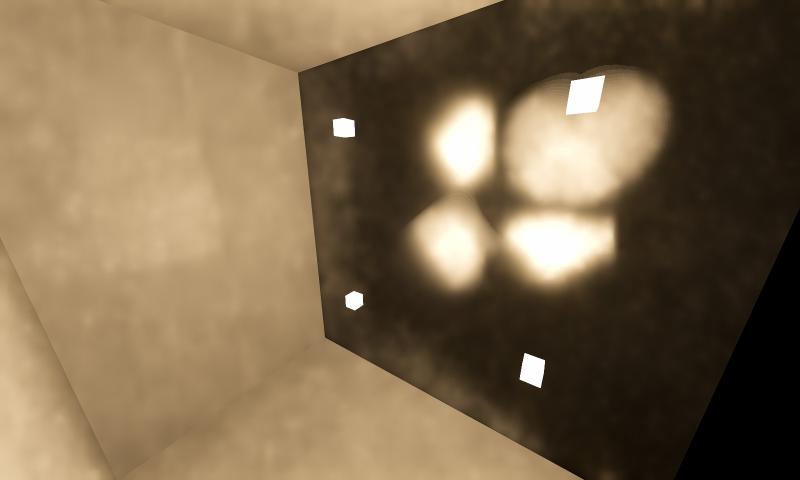
#> input picture diff-highlights/track_evals_base/reference_1.jpeg, 1600 x 960 px (shown at 1/2 size); its folder holds 3 pictures in this run; the run also reads 1 picture not shown here
$ python eval.py
#> lines starting #> are read from the running program, lines starting #| are printed output that depends on the picture; pictures that were not available may be replaced by others from this repository, and a replacement may not be noted
import os
import cv2
import numpy as np
from tqdm import tqdm

import matplotlib.pyplot as plt

def calculate_mse(image1, image2):
    # convert to fp32 to avoid overflow
    image1 = image1.astype(np.float32) / 255.0
    image2 = image2.astype(np.float32) / 255.0
    mse = np.mean((image1 - image2) ** 2)
    return mse

def calculate_mape(image1, image2):
    # convert to fp32 to avoid overflow
    image1 = image1.astype(np.float32) / 255.0
    image2 = image2.astype(np.float32) / 255.0
    divisor = np.maximum(image1, image2)
    divisor = np.maximum(divisor, 0.001)
    mape = np.mean(np.abs(image1 - image2) / divisor)
    return mape

def plot_mse_curves(baseline, ours, references):
    mse_values_baseline = []
    mse_values_ours = []
    for jpeg_image, reference_image in tqdm(zip(baseline, references)):
        mse = calculate_mse(jpeg_image, reference_image)
        mse_values_baseline.append(mse)
    for jpeg_image, reference_image in tqdm(zip(ours, references)):
        mse = calculate_mse(jpeg_image, reference_image)
        mse_values_ours.append(mse)
    plt.close()
    plt.plot(mse_values_baseline, label='Baseline')
    plt.plot(mse_values_ours, label='Ours')
    plt.xlabel('Frame number')
    plt.ylabel('MSE')
    plt.legend()
    # export to opencv
    fig = plt.gcf()
    fig.canvas.draw()
    image_from_plot = np.frombuffer(fig.canvas.buffer_rgba(), dtype='uint8')
    image_from_plot = image_from_plot.reshape(fig.canvas.get_width_height()[::-1] + (4,))
    # drop alpha channel
    image_from_plot = image_from_plot[:, :, :3]

    # 将 RGB 图像转换为 BGR 格式
    cv_img = cv2.cvtColor(image_from_plot, cv2.COLOR_RGB2BGR)
    return cv_img

def plot_mape_curves(baseline, ours, references):
    mape_values_baseline = []
    mape_values_ours = []
    for jpeg_image, reference_image in tqdm(zip(baseline, references)):
        mape = calculate_mape(jpeg_image, reference_image)
        mape_values_baseline.append(mape)
    for jpeg_image, reference_image in tqdm(zip(ours, references)):
        mape = calculate_mape(jpeg_image, reference_image)
        mape_values_ours.append(mape)
    plt.close()
    plt.plot(mape_values_baseline, label='Baseline')
    plt.plot(mape_values_ours, label='Ours')
    plt.xlabel('Frame number')
    plt.ylabel('MAPE')
    plt.legend()
    # export to opencv
    fig = plt.gcf()
    fig.canvas.draw()
    image_from_plot = np.frombuffer(fig.canvas.buffer_rgba(), dtype='uint8')
    image_from_plot = image_from_plot.reshape(fig.canvas.get_width_height()[::-1] + (4,))
    # drop alpha channel
    image_from_plot = image_from_plot[:, :, :3]

    # 将 RGB 图像转换为 BGR 格式
    cv_img = cv2.cvtColor(image_from_plot, cv2.COLOR_RGB2BGR)
    return cv_img


track_name = "diff-highlights"

# Path to the directories containing the JPEG files and references
track_evals_base_dir = track_name + '/track_evals_base'
track_evals_sg_dir = track_name + '/track_evals_sg'
track_refs_dir = track_name + '/track_refs'
# Get the list of JPEG files and references
baseline_images = [os.path.join(track_evals_base_dir, file) for file in os.listdir(track_evals_base_dir) if file.endswith('.jpeg')]
ours_images = [os.path.join(track_evals_sg_dir, file) for file in os.listdir(track_evals_sg_dir) if file.endswith('.jpeg')]
references = [os.path.join(track_refs_dir, file) for file in os.listdir(track_refs_dir) if file.endswith('.jpeg')]

# Sort the lists according to their suffix numbers
baseline_images.sort(key=lambda x: int(x.split('_')[-1].split('.')[0]))
ours_images.sort(key=lambda x: int(x.split('_')[-1].split('.')[0]))
references.sort(key=lambda x: int(x.split('_')[-1].split('.')[0]))

# Load images to memory in parallel and use tqdm to display a progress bar
baseline_images = [cv2.imread(file) for file in tqdm(baseline_images)]
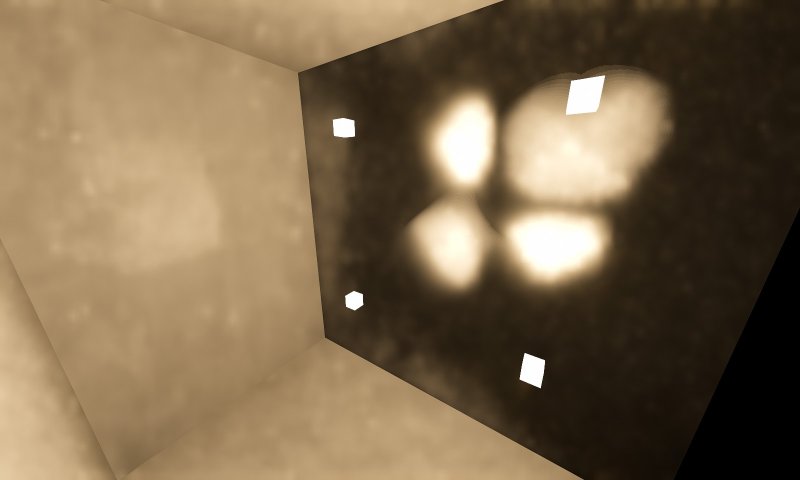
#> input picture diff-highlights/track_evals_base/reference_103.jpeg, 1600 x 960 px (shown at 1/2 size)
#> baseline_images = 3 items
ours_images = [cv2.imread(file) for file in tqdm(ours_images)]
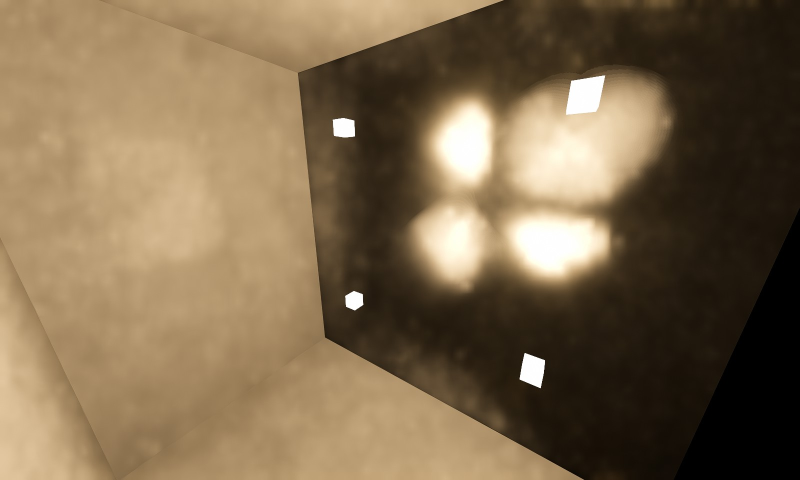
#> input picture diff-highlights/track_evals_sg/reference_10.jpeg, 1600 x 960 px (shown at 1/2 size)
#> ours_images = 1 item
references  = [cv2.imread(file) for file in tqdm(references)]
#> references = 1 item

# Plot the MSE curves
mse_plot_img = plot_mse_curves(baseline_images, ours_images, references)
#> the loop in plot_mse_curves, `for jpeg_image, reference_image in tqdm(zip(baseline, references)):` made 1 pass
#> mse on pass 1: 0
#> after the loop in plot_mse_curves, `for jpeg_image, reference_image in tqdm(zip(baseline, references)):`: mse_values_baseline = [0]
#> the loop in plot_mse_curves, `for jpeg_image, reference_image in tqdm(zip(ours, references)):` made 1 pass
#> mse on pass 1: 0.000913
#> after the loop in plot_mse_curves, `for jpeg_image, reference_image in tqdm(zip(ours, references)):`: mse_values_ours = [0.000913]
# Plot the MAPE curves
mape_plot_img = plot_mape_curves(baseline_images, ours_images, references)
#> the loop in plot_mape_curves, `for jpeg_image, reference_image in tqdm(zip(baseline, references)):` made 1 pass
#> after the loop in plot_mape_curves, `for jpeg_image, reference_image in tqdm(zip(baseline, references)):`: mape_values_baseline = [0]
#> the loop in plot_mape_curves, `for jpeg_image, reference_image in tqdm(zip(ours, references)):` made 1 pass
#> mape on pass 1: 0.0664
#> after the loop in plot_mape_curves, `for jpeg_image, reference_image in tqdm(zip(ours, references)):`: mape_values_ours = [0.0664]

# Compose an animation of the reference, baseline, and our results
fourcc = cv2.VideoWriter_fourcc(*'XVID')
video_size = (1920, 1080)
out = cv2.VideoWriter(track_name + '.avi', fourcc, 10.0, video_size)

# Write the MSE plot image to the video (first 30 frames)
# Resize to video size
scale = min(video_size[0] / mse_plot_img.shape[1], video_size[1] / mse_plot_img.shape[0])
#> scale = 2.25
mse_plot_img_resized = cv2.resize(mse_plot_img, (0, 0), fx=scale, fy=scale)
# Pad the image to the video size
pad_sizes = (video_size[1] - mse_plot_img_resized.shape[0], video_size[0] - mse_plot_img_resized.shape[1])
#> pad_sizes = (0, 480)
mse_plot_img_resized = np.pad(mse_plot_img_resized, ((pad_sizes[0]//2, pad_sizes[0] - pad_sizes[0]//2), (pad_sizes[1]//2, pad_sizes[1] - pad_sizes[1]//2), (0, 0)), mode='constant')
#> mse_plot_img_resized: shape (1080, 1920, 3)
for i in range(30):
    out.write(mse_plot_img_resized)

# Write the MAPE plot image to the video (first 30 frames)
# Resize to video size
scale = min(video_size[0] / mape_plot_img.shape[1], video_size[1] / mape_plot_img.shape[0])
mape_plot_img_resized = cv2.resize(mape_plot_img, (0, 0), fx=scale, fy=scale)
# Pad the image to the video size
pad_sizes = (video_size[1] - mape_plot_img_resized.shape[0], video_size[0] - mape_plot_img_resized.shape[1])
mape_plot_img_resized = np.pad(mape_plot_img_resized, ((pad_sizes[0]//2, pad_sizes[0] - pad_sizes[0]//2), (pad_sizes[1]//2, pad_sizes[1] - pad_sizes[1]//2), (0, 0)), mode='constant')
#> mape_plot_img_resized: shape (1080, 1920, 3)
for i in range(30):
    out.write(mape_plot_img_resized)

# make a progress bar
for baseline, ours, reference in tqdm(zip(baseline_images, ours_images, references)):
    height = baseline.shape[0]
    width  = baseline.shape[1]
    # Crop the center of the images to let them fit in a 1920x1080 frame in a 3x1 layout
    # 640 = 1920 / 3, take the center 640xheight region
    baseline = baseline[:, width // 2 - 320: width // 2 + 320, :]
    ours = ours[:, width // 2 - 320: width // 2 + 320, :]
    reference = reference[:, width // 2 - 320: width // 2 + 320, :]
    # Pad the images to a height of video size
    if height < video_size[1]:
        baseline = np.pad(baseline, ((0, video_size[1] - height), (0, 0), (0, 0)), mode='constant')
        ours = np.pad(ours, ((0, video_size[1] - height), (0, 0), (0, 0)), mode='constant')
        reference = np.pad(reference, ((0, video_size[1] - height), (0, 0), (0, 0)), mode='constant')
    else:
        baseline = baseline[:video_size[1], :, :]
        ours = ours[:video_size[1], :, :]
        reference = reference[:video_size[1], :, :]
    combined = np.concatenate((reference, baseline, ours), axis=1)

    # Display the labels under each image
    font = cv2.FONT_HERSHEY_SIMPLEX
    cv2.putText(combined, 'Reference', (50, 1000), font, 2, (255, 255, 255), 2, cv2.LINE_AA)
    cv2.putText(combined, 'Baseline', (50 + 640, 1000), font, 2, (255, 255, 255), 2, cv2.LINE_AA)
    cv2.putText(combined, 'Ours', (50 + 640 * 2, 1000), font, 2, (255, 255, 255), 2, cv2.LINE_AA)

    # Compute and display MSE values
    mse_baseline = calculate_mse(baseline, reference)
    mse_ours = calculate_mse(ours, reference)
    cv2.putText(combined, 'MSE: {:.4f}'.format(mse_baseline), (50 + 640, 50), font, 2, (255, 255, 255), 2, cv2.LINE_AA)
    cv2.putText(combined, 'MSE: {:.4f}'.format(mse_ours), (50 + 640 * 2, 50), font, 2, (255, 255, 255), 2, cv2.LINE_AA)

    # Compute and display MAPE values just below the MSE values
    mape_baseline = calculate_mape(baseline, reference)
    mape_ours = calculate_mape(ours, reference)
    cv2.putText(combined, 'MAPE: {:.4f}'.format(mape_baseline), (50 + 640, 100), font, 2, (255, 255, 255), 2, cv2.LINE_AA)
    cv2.putText(combined, 'MAPE: {:.4f}'.format(mape_ours), (50 + 640 * 2, 100), font, 2, (255, 255, 255), 2, cv2.LINE_AA)


    # Check the shape of the combined image
    if combined.shape[0] != video_size[1] or combined.shape[1] != video_size[0]:
        print('Error: combined image has shape {}'.format(combined.shape))
        break
    out.write(combined)
#> this loop made 1 pass
#> (height, width, font, mse_baseline, mse_ours, mape_baseline) on pass 1: (960, 1600, 0, 0, 0.00139, 0)
#> pass 1, `ours = np.pad(ours, ((0, video_size[1] - height), (0, 0), (0, 0)), mod..`:
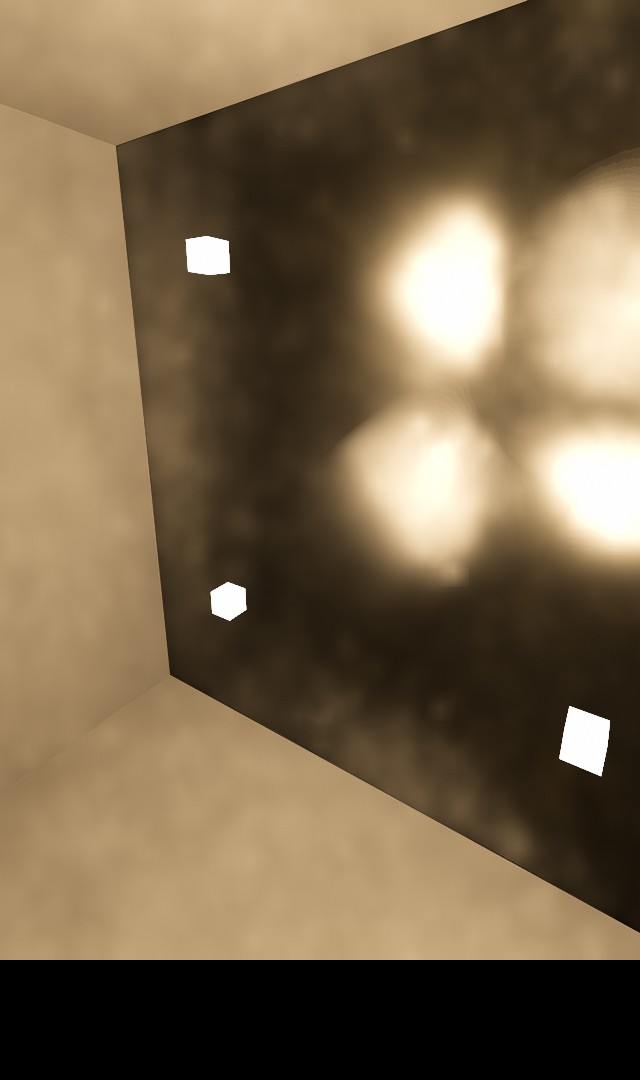
#> ours: shape (1080, 640, 3); mean of channels 0, 1, 2 75.4, 101.8, 120.6; drawn as B, G, R
#> after the loop:
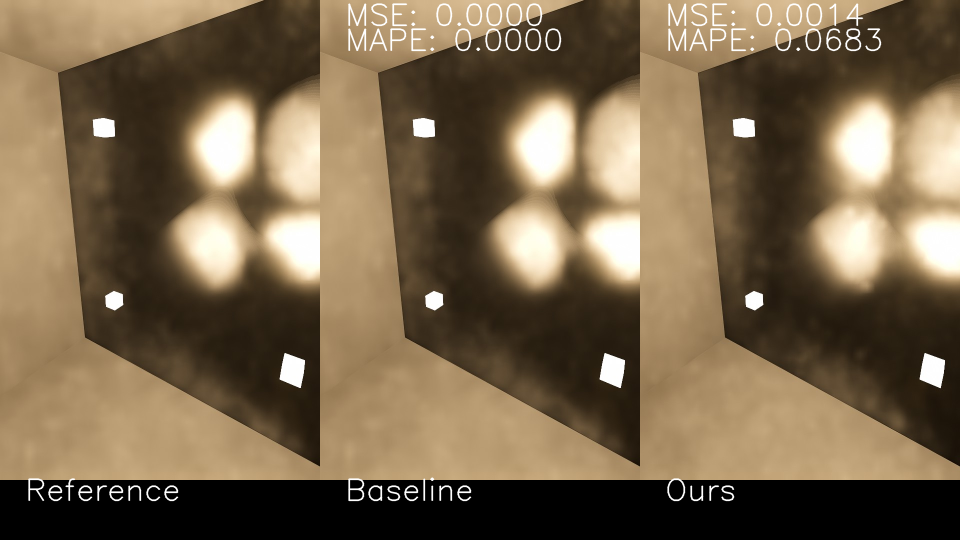
#> combined: shape (1080, 1920, 3) (shown at 1/2 size); mean of channels 0, 1, 2 76.5, 102.3, 120.7; drawn as B, G, R

# Visualize MSE comparison

for baseline, ours, reference in tqdm(zip(baseline_images, ours_images, references)):
    height = baseline.shape[0]
    width  = baseline.shape[1]
    # Crop the center of the images to let them fit in a 1920x1080 frame in a 3x1 layout
    # 640 = 1920 / 3, take the center 640xheight region
    baseline = baseline[:, width // 2 - 320: width // 2 + 320, :]
    ours = ours[:, width // 2 - 320: width // 2 + 320, :]
    reference = reference[:, width // 2 - 320: width // 2 + 320, :]
    # Pad the images to a height of video size
    if height < video_size[1]:
        baseline = np.pad(baseline, ((0, video_size[1] - height), (0, 0), (0, 0)), mode='constant')
        ours = np.pad(ours, ((0, video_size[1] - height), (0, 0), (0, 0)), mode='constant')
        reference = np.pad(reference, ((0, video_size[1] - height), (0, 0), (0, 0)), mode='constant')
    else:
        baseline = baseline[:video_size[1], :, :]
        ours = ours[:video_size[1], :, :]
        reference = reference[:video_size[1], :, :]

    # Compute the difference images
    diff_baseline = cv2.absdiff(baseline, reference)
    diff_ours = cv2.absdiff(ours, reference)
    # Heatmap the difference images
    diff_baseline = cv2.applyColorMap(diff_baseline, cv2.COLORMAP_JET)
    diff_ours = cv2.applyColorMap(diff_ours, cv2.COLORMAP_JET)

    combined = np.concatenate((reference, diff_baseline, diff_ours), axis=1)

    # Display the labels under each image
    font = cv2.FONT_HERSHEY_SIMPLEX
    cv2.putText(combined, 'Reference', (50, 1000), font, 2, (255, 255, 255), 2, cv2.LINE_AA)
    cv2.putText(combined, 'Baseline', (50 + 640, 1000), font, 2, (255, 255, 255), 2, cv2.LINE_AA)
    cv2.putText(combined, 'Ours', (50 + 640 * 2, 1000), font, 2, (255, 255, 255), 2, cv2.LINE_AA)

    # Compute and display the MSE values
    mse_baseline = calculate_mse(baseline, reference)
    mse_ours = calculate_mse(ours, reference)
    cv2.putText(combined, 'MSE: {:.4f}'.format(mse_baseline), (50 + 640, 50), font, 2, (255, 255, 255), 2, cv2.LINE_AA)
    cv2.putText(combined, 'MSE: {:.4f}'.format(mse_ours), (50 + 640 * 2, 50), font, 2, (255, 255, 255), 2, cv2.LINE_AA)

    # Check the shape of the combined image
    if combined.shape[0] != video_size[1] or combined.shape[1] != video_size[0]:
        print('Error: combined image has shape {}'.format(combined.shape))
        break
    out.write(combined)
#> this loop made 1 pass
#> (height, width, font, mse_baseline, mse_ours) on pass 1: (960, 1600, 0, 0, 0.00139)
#> pass 1, `diff_ours = cv2.applyColorMap(diff_ours, cv2.COLORMAP_JET)`:
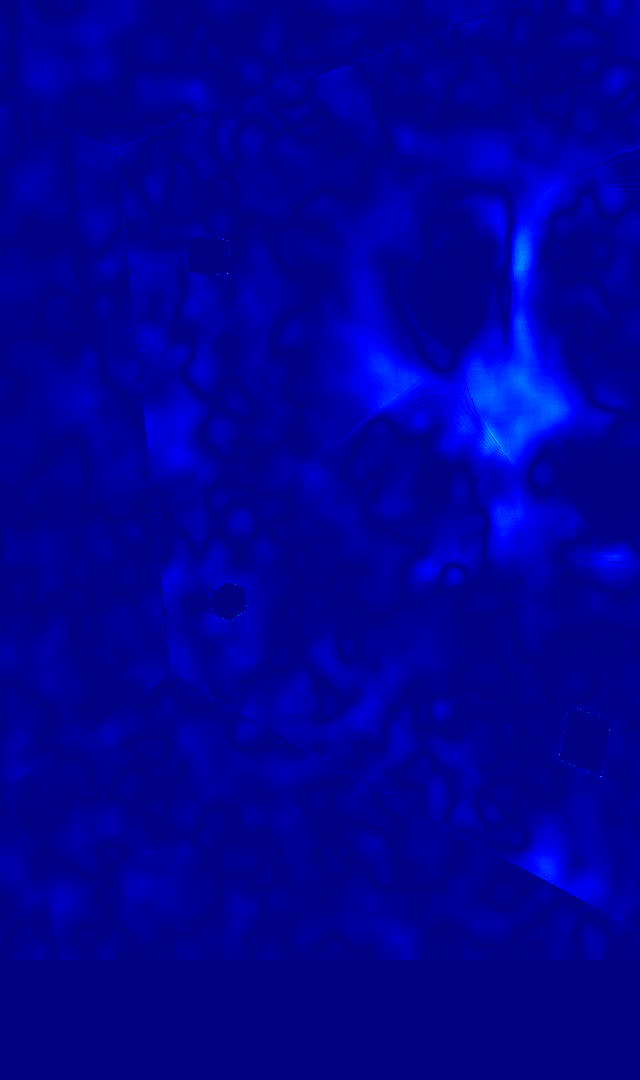
#> diff_ours: shape (1080, 640, 3); mean B, G, R 150.4, 0.9, 0

# Visualize MAPE comparison

for baseline, ours, reference in tqdm(zip(baseline_images, ours_images, references)):
    height = baseline.shape[0]
    width  = baseline.shape[1]
    # Crop the center of the images to let them fit in a 1920x1080 frame in a 3x1 layout
    # 640 = 1920 / 3, take the center 640xheight region
    baseline = baseline[:, width // 2 - 320: width // 2 + 320, :]
    ours = ours[:, width // 2 - 320: width // 2 + 320, :]
    reference = reference[:, width // 2 - 320: width // 2 + 320, :]
    # Pad the images to a height of video size
    if height < video_size[1]:
        baseline = np.pad(baseline, ((0, video_size[1] - height), (0, 0), (0, 0)), mode='constant')
        ours = np.pad(ours, ((0, video_size[1] - height), (0, 0), (0, 0)), mode='constant')
        reference = np.pad(reference, ((0, video_size[1] - height), (0, 0), (0, 0)), mode='constant')
    else:
        baseline = baseline[:video_size[1], :, :]
        ours = ours[:video_size[1], :, :]
        reference = reference[:video_size[1], :, :]

    # Compute the difference images
    diff_baseline = cv2.absdiff(baseline, reference)
    diff_ours = cv2.absdiff(ours, reference)
    # Heatmap the difference images
    diff_baseline = cv2.applyColorMap(diff_baseline, cv2.COLORMAP_JET)
    diff_ours = cv2.applyColorMap(diff_ours, cv2.COLORMAP_JET)

    combined = np.concatenate((reference, diff_baseline, diff_ours), axis=1)

    # Display the labels under each image
    font = cv2.FONT_HERSHEY_SIMPLEX
    cv2.putText(combined, 'Reference', (50, 1000), font, 2, (255, 255, 255), 2, cv2.LINE_AA)
    cv2.putText(combined, 'Baseline', (50 + 640, 1000), font, 2, (255, 255, 255), 2, cv2.LINE_AA)
    cv2.putText(combined, 'Ours', (50 + 640 * 2, 1000), font, 2, (255, 255, 255), 2, cv2.LINE_AA)

    # Compute and display the MAPE values
    mape_baseline = calculate_mape(baseline, reference)
    mape_ours = calculate_mape(ours, reference)
    cv2.putText(combined, 'MAPE: {:.4f}'.format(mape_baseline), (50 + 640, 50), font, 2, (255, 255, 255), 2, cv2.LINE_AA)
    cv2.putText(combined, 'MAPE: {:.4f}'.format(mape_ours), (50 + 640 * 2, 50), font, 2, (255, 255, 255), 2, cv2.LINE_AA)

    # Check the shape of the combined image
    if combined.shape[0] != video_size[1] or combined.shape[1] != video_size[0]:
        print('Error: combined image has shape {}'.format(combined.shape))
        break
    out.write(combined)
#> this loop made 1 pass
#> (height, width, font, mape_baseline, mape_ours) on pass 1: (960, 1600, 0, 0, 0.0683)
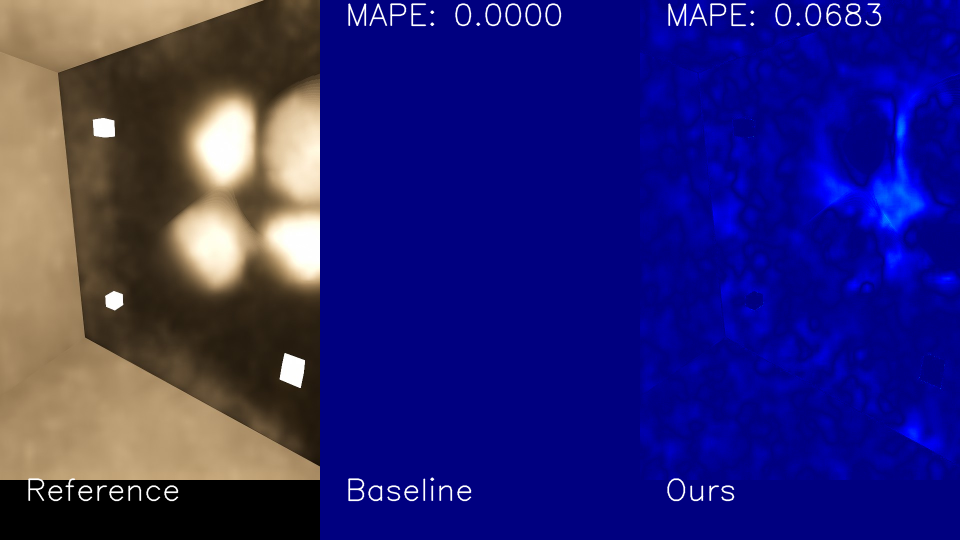
#> combined: shape (1080, 1920, 3) (shown at 1/2 size); mean of channels 0, 1, 2 118.5, 35.4, 41.3; drawn as B, G, R


out.release()
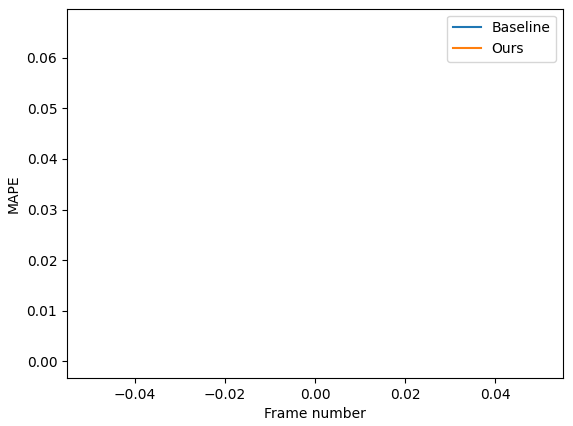
#> figure drawn by matplotlib, 1 panel
